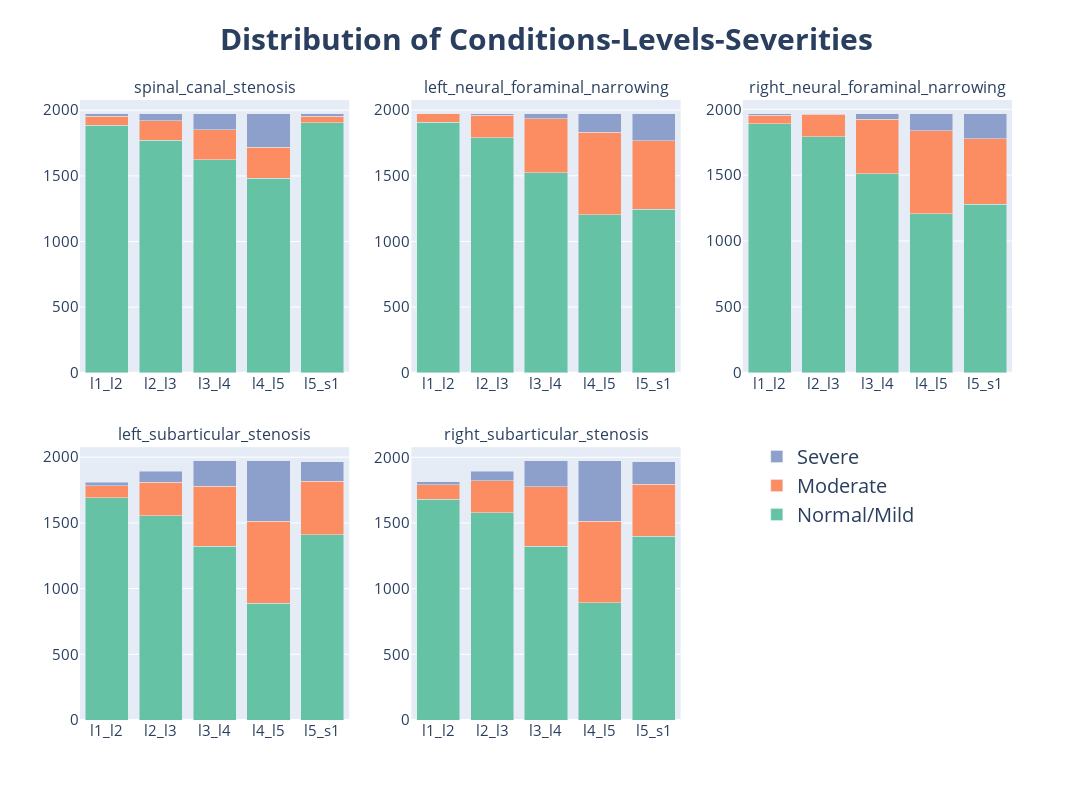

Notebook cell for this chart:
### Code cell
import plotly.graph_objects as go
from plotly.subplots import make_subplots

# Calculate the counts for each condition in each column
severities = ['Normal/Mild', 'Moderate', 'Severe']

columns = train_df.columns[1:]  # Exclude the 'study_id' column

counts = {severity: [] for severity in severities}

for column in columns:
    column_counts = train_df[column].value_counts()
    for severity in severities:
        counts[severity].append(column_counts.get(severity, 0))

# Define a color palette
color_palette = {'Normal/Mild': '#66c2a5', 'Moderate': '#fc8d62', 'Severe': '#8da0cb'}

# Create subplots
fig = make_subplots(rows=2, cols=3, subplot_titles=[f"{conditions[i]}" for i in range(5)] + [""], vertical_spacing=0.12)

# Add traces to subplots
for i in range(5):  # Only iterate through 5 subplots
    row = i // 3 + 1
    col = i % 3 + 1
    start_idx = i * 5
    end_idx = start_idx + 5
    
    # Get the last 5 characters of each column name
    short_labels = [col[-5:] for col in columns[start_idx:end_idx]]
    
    for severity in severities:
        fig.add_trace(
            go.Bar(
                x=short_labels,  # Use the shortened labels here
                y=counts[severity][start_idx:end_idx],
                name=severity,
                marker_color=color_palette[severity],
                showlegend=True if i == 0 else False  # Show legend only for the first subplot
            ),
            row=row, col=col
        )

# Update layout
fig.update_layout(
    barmode='stack',
    title='<b>Distribution of Conditions-Levels-Severities</b>',
    title_x=0.5,
    title_font_size=30,
    height=800,  # Reduced height to bring rows closer
    width=1500,
    showlegend=True,
    legend=dict(orientation="v", yanchor="bottom", y=0.3, xanchor="right", x=0.9, font=dict(size=20)),
    font=dict(size=15)  # Increase overall font size
)
fig.update_xaxes(showticklabels=False, showline=False, title=None, row=2, col=3)
fig.update_yaxes(showticklabels=False, showline=False, title=None, row=2, col=3)

fig.show()

### Figure 1 — Plotly figure (JSON) as saved in the notebook; plotly's stock layout.template omitted (floating-point values rounded to 4 significant figures)
{"data": [{"marker": {"color": "#66c2a5"}, "name": "Normal/Mild", "showlegend": true, "type": "bar", "x": ["l1_l2", "l2_l3", "l3_l4", "l4_l5", "l5_s1"], "xaxis": "x", "y": [1886, 1770, 1622, 1482, 1904], "yaxis": "y"}, {"marker": {"color": "#fc8d62"}, "name": "Moderate", "showlegend": true, "type": "bar", "x": ["l1_l2", "l2_l3", "l3_l4", "l4_l5", "l5_s1"], "xaxis": "x", "y": [67, 151, 230, 237, 51], "yaxis": "y"}, {"marker": {"color": "#8da0cb"}, "name": "Severe", "showlegend": true, "type": "bar", "x": ["l1_l2", "l2_l3", "l3_l4", "l4_l5", "l5_s1"], "xaxis": "x", "y": [21, 53, 122, 255, 19], "yaxis": "y"}, {"marker": {"color": "#66c2a5"}, "name": "Normal/Mild", "showlegend": false, "type": "bar", "x": ["l1_l2", "l2_l3", "l3_l4", "l4_l5", "l5_s1"], "xaxis": "x2", "y": [1908, 1791, 1522, 1204, 1247], "yaxis": "y2"}, {"marker": {"color": "#fc8d62"}, "name": "Moderate", "showlegend": false, "type": "bar", "x": ["l1_l2", "l2_l3", "l3_l4", "l4_l5", "l5_s1"], "xaxis": "x2", "y": [63, 171, 411, 629, 520], "yaxis": "y2"}, {"marker": {"color": "#8da0cb"}, "name": "Severe", "showlegend": false, "type": "bar", "x": ["l1_l2", "l2_l3", "l3_l4", "l4_l5", "l5_s1"], "xaxis": "x2", "y": [2, 11, 40, 140, 206], "yaxis": "y2"}, {"marker": {"color": "#66c2a5"}, "name": "Normal/Mild", "showlegend": false, "type": "bar", "x": ["l1_l2", "l2_l3", "l3_l4", "l4_l5", "l5_s1"], "xaxis": "x3", "y": [1891, 1793, 1512, 1208, 1281], "yaxis": "y3"}, {"marker": {"color": "#fc8d62"}, "name": "Moderate", "showlegend": false, "type": "bar", "x": ["l1_l2", "l2_l3", "l3_l4", "l4_l5", "l5_s1"], "xaxis": "x3", "y": [63, 168, 414, 629, 496], "yaxis": "y3"}, {"marker": {"color": "#8da0cb"}, "name": "Severe", "showlegend": false, "type": "bar", "x": ["l1_l2", "l2_l3", "l3_l4", "l4_l5", "l5_s1"], "xaxis": "x3", "y": [13, 6, 41, 130, 190], "yaxis": "y3"}, {"marker": {"color": "#66c2a5"}, "name": "Normal/Mild", "showlegend": false, "type": "bar", "x": ["l1_l2", "l2_l3", "l3_l4", "l4_l5", "l5_s1"], "xaxis": "x4", "y": [1690, 1555, 1324, 887, 1408], "yaxis": "y4"}, {"marker": {"color": "#fc8d62"}, "name": "Moderate", "showlegend": false, "type": "bar", "x": ["l1_l2", "l2_l3", "l3_l4", "l4_l5", "l5_s1"], "xaxis": "x4", "y": [93, 255, 454, 624, 409], "yaxis": "y4"}, {"marker": {"color": "#8da0cb"}, "name": "Severe", "showlegend": false, "type": "bar", "x": ["l1_l2", "l2_l3", "l3_l4", "l4_l5", "l5_s1"], "xaxis": "x4", "y": [28, 83, 194, 461, 147], "yaxis": "y4"}, {"marker": {"color": "#66c2a5"}, "name": "Normal/Mild", "showlegend": false, "type": "bar", "x": ["l1_l2", "l2_l3", "l3_l4", "l4_l5", "l5_s1"], "xaxis": "x5", "y": [1680, 1577, 1322, 891, 1399], "yaxis": "y5"}, {"marker": {"color": "#fc8d62"}, "name": "Moderate", "showlegend": false, "type": "bar", "x": ["l1_l2", "l2_l3", "l3_l4", "l4_l5", "l5_s1"], "xaxis": "x5", "y": [110, 243, 454, 622, 396], "yaxis": "y5"}, {"marker": {"color": "#8da0cb"}, "name": "Severe", "showlegend": false, "type": "bar", "x": ["l1_l2", "l2_l3", "l3_l4", "l4_l5", "l5_s1"], "xaxis": "x5", "y": [24, 73, 197, 460, 173], "yaxis": "y5"}], "layout": {"annotations": [{"font": {"size": 16}, "showarrow": false, "text": "spinal_canal_stenosis", "x": 0.1444, "xanchor": "center", "xref": "paper", "y": 1, "yanchor": "bottom", "yref": "paper"}, {"font": {"size": 16}, "showarrow": false, "text": "left_neural_foraminal_narrowing", "x": 0.5, "xanchor": "center", "xref": "paper", "y": 1, "yanchor": "bottom", "yref": "paper"}, {"font": {"size": 16}, "showarrow": false, "text": "right_neural_foraminal_narrowing", "x": 0.8556, "xanchor": "center", "xref": "paper", "y": 1, "yanchor": "bottom", "yref": "paper"}, {"font": {"size": 16}, "showarrow": false, "text": "left_subarticular_stenosis", "x": 0.1444, "xanchor": "center", "xref": "paper", "y": 0.44, "yanchor": "bottom", "yref": "paper"}, {"font": {"size": 16}, "showarrow": false, "text": "right_subarticular_stenosis", "x": 0.5, "xanchor": "center", "xref": "paper", "y": 0.44, "yanchor": "bottom", "yref": "paper"}], "barmode": "stack", "font": {"size": 15}, "height": 800, "legend": {"font": {"size": 20}, "orientation": "v", "x": 0.9, "xanchor": "right", "y": 0.3, "yanchor": "bottom"}, "showlegend": true, "title": {"font": {"size": 30}, "text": "<b>Distribution of Conditions-Levels-Severities</b>", "x": 0.5}, "width": 1500, "xaxis": {"anchor": "y", "domain": [0, 0.2889]}, "xaxis2": {"anchor": "y2", "domain": [0.3556, 0.6444]}, "xaxis3": {"anchor": "y3", "domain": [0.7111, 1]}, "xaxis4": {"anchor": "y4", "domain": [0, 0.2889]}, "xaxis5": {"anchor": "y5", "domain": [0.3556, 0.6444]}, "xaxis6": {"anchor": "y6", "domain": [0.7111, 1], "showline": false, "showticklabels": false, "title": {}}, "yaxis": {"anchor": "x", "domain": [0.56, 1]}, "yaxis2": {"anchor": "x2", "domain": [0.56, 1]}, "yaxis3": {"anchor": "x3", "domain": [0.56, 1]}, "yaxis4": {"anchor": "x4", "domain": [0, 0.44]}, "yaxis5": {"anchor": "x5", "domain": [0, 0.44]}, "yaxis6": {"anchor": "x6", "domain": [0, 0.44], "showline": false, "showticklabels": false, "title": {}}}}
